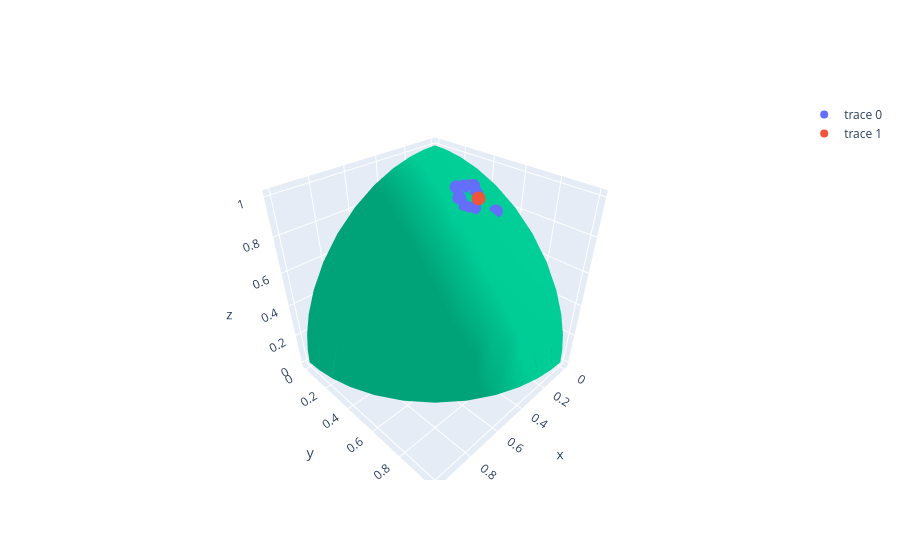

The notebook cell saved with this chart:
### Markdown cell above
# Visualization
Here after 10 iterations we need to select the best solutions to be shown to the DM.

### Code cell
import plotly.graph_objs as go
#from pymoo.factory import get_problem, get_reference_directions, get_visualization
#the next three lines are to get the true pareto front
p = get_problem("dtlz2", 12)
ref_dirs = get_reference_directions("das-dennis", 3, n_partitions=12)
pf = p.pareto_front(ref_dirs)


x = Best_solutions[:,0]
y = Best_solutions[:,1]
z = Best_solutions[:,2]

trace1 = go.Scatter3d(x=x, y=y, z=z, mode="markers",)
trace2 = go.Scatter3d(x=[refpoint[0]], y=[refpoint[1]], z=[refpoint[2]], mode="markers")
trace3 = go.Mesh3d(x=pf[:,0], y=pf[:,1], z=pf[:,2])
fig = go.Figure(data = [trace1, trace2, trace3])
fig.show()
